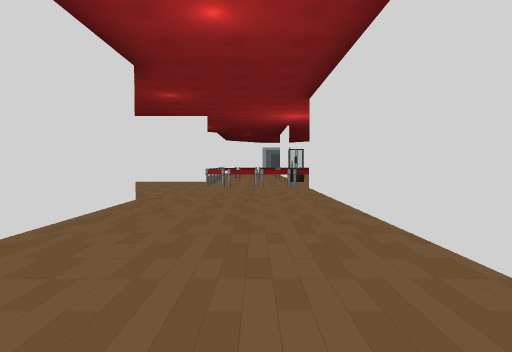
view 1 (above)

16 first-person views from a walk through a Unity game level. The camera is 1.3 m above the floor, tilts 2° down and sees 75° across. The floor is counted in squares, 2 m on a side. Each view is taken from the middle of a square. On the plan, view 1 faces up. The plan holds only what a view shows up to about 10 squares ahead; the rest is blank. The place goes on beyond the plan. The player is left out. Some surface patterns are stand-ins.

view 2
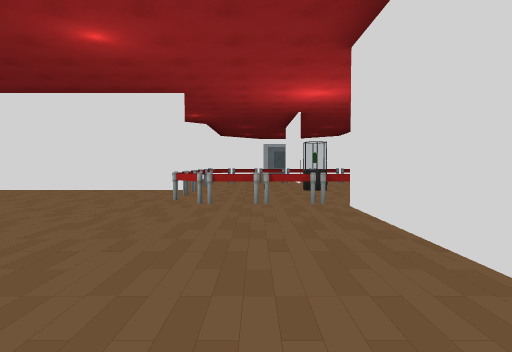

view 3
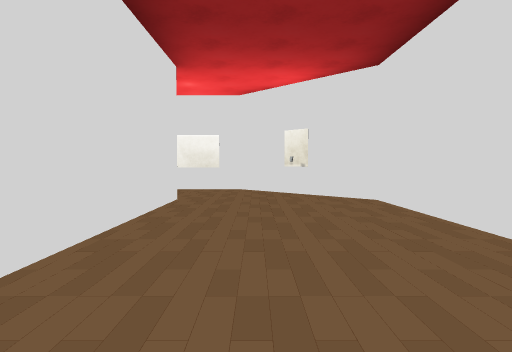

view 4
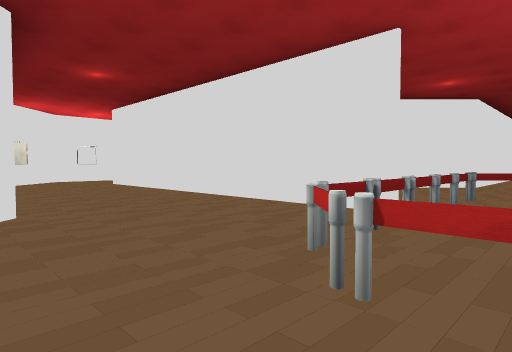

view 5
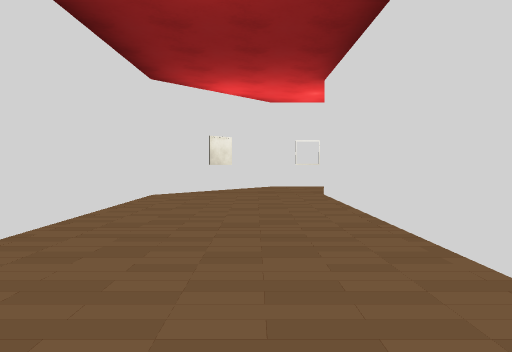

view 6
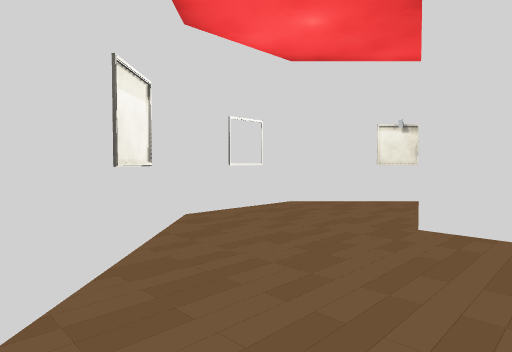

view 7
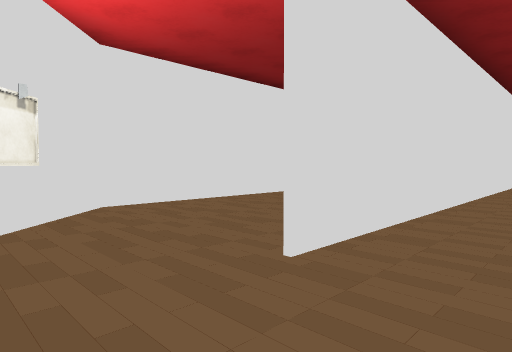

view 8
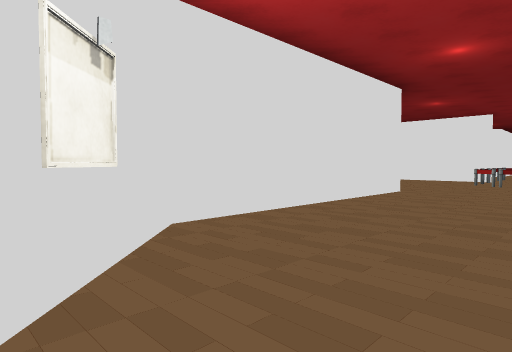

view 9
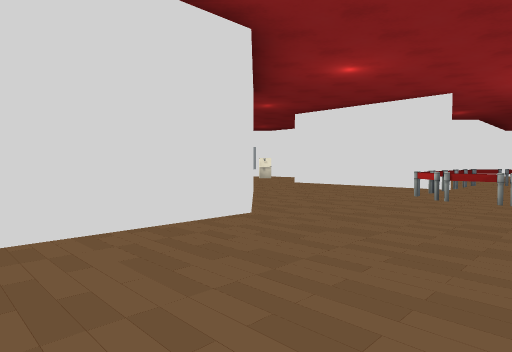

view 10
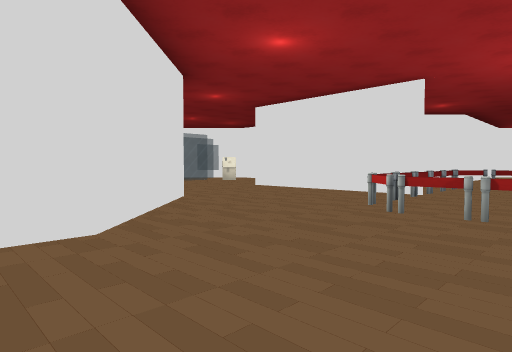

view 11
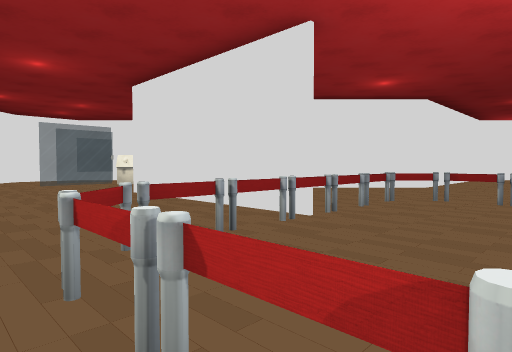

view 12
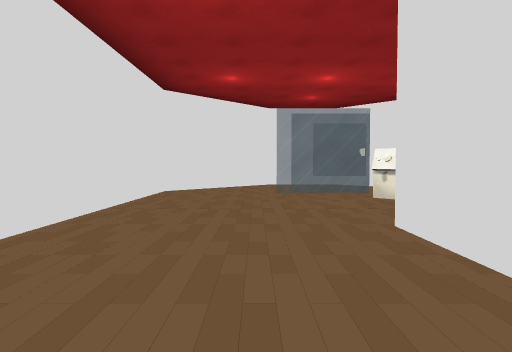

view 13
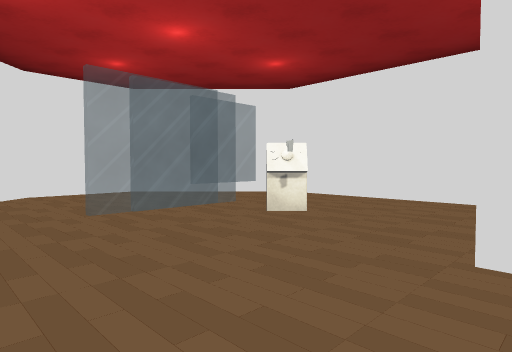

view 14
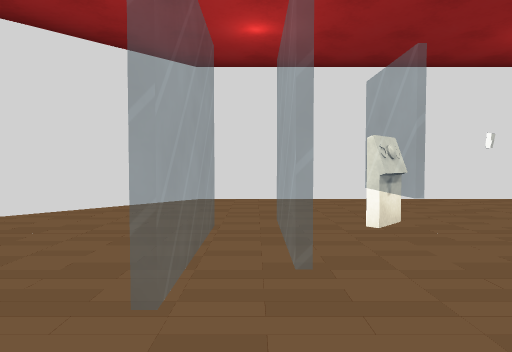

view 15
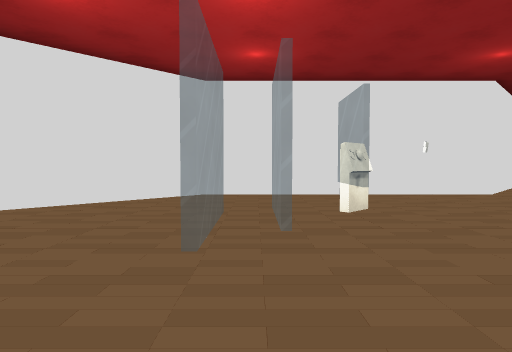

view 16
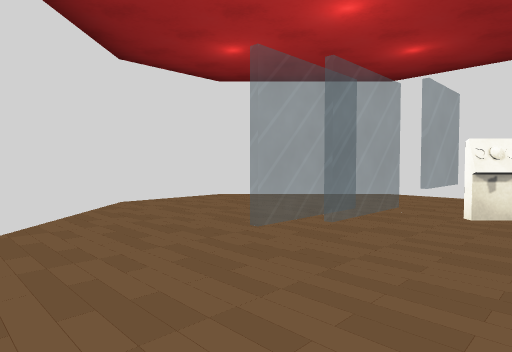

### Floor plan
Key: @ floor where view 1 was taken; # wall or solid block; . floor; = window, fence, low wall or low ledge; O other object.
Columns run from 14 left of view 1 to 9 right of it. Each row starts with its distance up from view 1.
 28               ####
 27              #....#
 26             #......#
 25            #........#
 24            #...==...#
 23            #...=O...#
 22            #........#
 21            #........#
 20            #....#...#
 19            #....# ..#
 18            #....#  .#
 17    ########.....#....###
 16   #.............#.......
 15  #...........=##=#=.....
 14 #............#....==...
 13 #............#...
 12 #..##########=..
 11 #............#...
 10  #...........=...
  9   #..........=###
  8    ####### .....#
  7             ....#
  6            #....#
  5            #....#
  4            #....#
  3            #....#
  2            #....#
  1            #....#
  0            #..@.#
 -1             O....
 -2              O...
 -3               #O#
 -4                OO

Where each view was taken, in squares from view 1:
view 1: 0 up, 0 right, facing up
view 2: 4 up, 0 right, facing up
view 3: 6 up, 0 right, facing down
view 4: 8 up, 0 right, facing up-left
view 5: 11 up, 4 left, facing left
view 6: 9 up, 10 left, facing up-left
view 7: 11 up, 13 left, facing up-right
view 8: 13 up, 13 left, facing up-right
view 9: 13 up, 8 left, facing up-right
view 10: 13 up, 6 left, facing up-right
view 11: 13 up, 2 left, facing up-right
view 12: 17 up, 0 right, facing up
view 13: 20 up, 1 left, facing up-right
view 14: 24 up, 1 left, facing right
view 15: 24 up, 2 left, facing right
view 16: 22 up, 2 left, facing up-right
